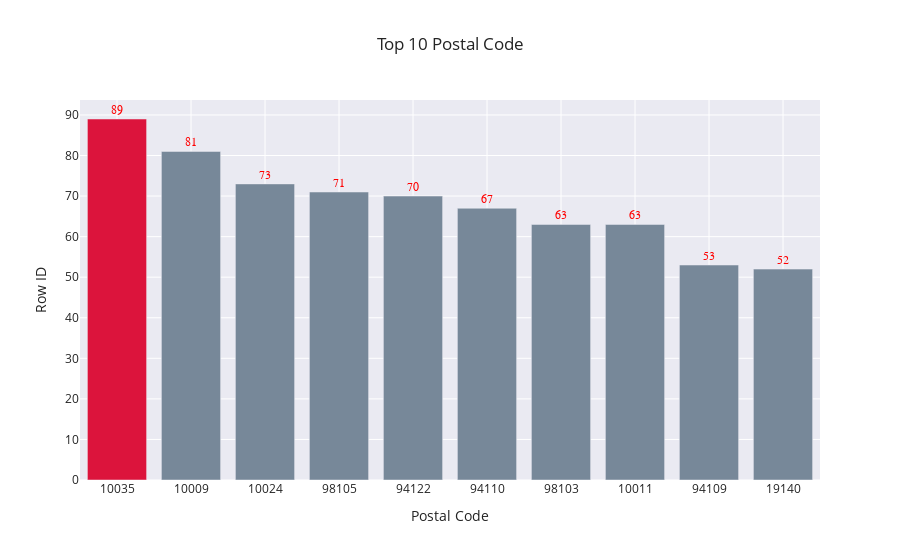

This figure's notebook cell:
### Code cell
df_pc = pd.DataFrame(df.groupby('Postal Code')[['Postal Code', 'Row ID']].count().sort_values('Row ID', ascending=False).round(2).head(10))
df_pc['Postal Code'] = df_pc.index
df_pc['Postal Code'] = df_pc['Postal Code'].astype(str)

fig = px.bar(df_pc, x = 'Postal Code', y = 'Row ID',
            title = 'Top 10 Postal Code', template = 'seaborn', text_auto=True)

colors = ['lightslategray'] * len(df_pc)  
colors[0] = 'crimson'
fig.update_traces(textfont_size=12, textfont_color='red', textfont_family = 'Arials', textangle=0, textposition='outside', marker_color=colors)
fig.show()

df_pc

### Figure 1 — Plotly figure (JSON) as saved in the notebook; plotly's stock layout.template omitted (floating-point values rounded to 4 significant figures)
{"data": [{"alignmentgroup": "True", "hovertemplate": "Postal Code=%{x}<br>Row ID=%{y}<extra></extra>", "legendgroup": "", "marker": {"color": ["crimson", "lightslategray", "lightslategray", "lightslategray", "lightslategray", "lightslategray", "lightslategray", "lightslategray", "lightslategray", "lightslategray"], "pattern": {"shape": ""}}, "name": "", "offsetgroup": "", "orientation": "v", "showlegend": false, "textangle": 0, "textfont": {"color": "red", "family": "Arials", "size": 12}, "textposition": "outside", "texttemplate": "%{y}", "type": "bar", "x": ["10035", "10009", "10024", "98105", "94122", "94110", "98103", "10011", "94109", "19140"], "xaxis": "x", "y": [89, 81, 73, 71, 70, 67, 63, 63, 53, 52], "yaxis": "y"}], "layout": {"barmode": "relative", "legend": {"tracegroupgap": 0}, "title": {"text": "Top 10 Postal Code"}, "xaxis": {"anchor": "y", "domain": [0, 1], "title": {"text": "Postal Code"}}, "yaxis": {"anchor": "x", "domain": [0, 1], "title": {"text": "Row ID"}}}}
